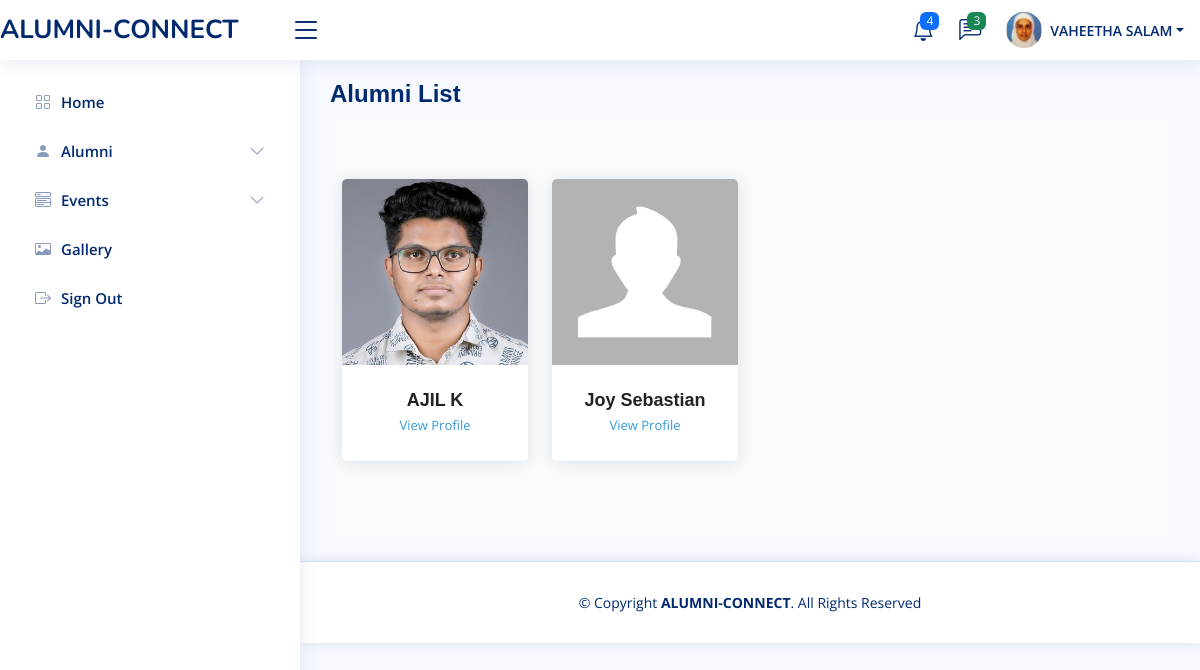
The app's page /alumnis/adminAlumniList/ (signed in) with its own data.
### alumnis/models.py (models this page shows)
class Faculty(models.Model):
  fname = models.CharField(max_length=255,default="")
  lname = models.CharField(max_length=255,default="")
  email = models.CharField(max_length=255)
  mobile = models.IntegerField(default=0)
  password = models.CharField(max_length=255)
  access = models.IntegerField(default=0)
  proPic = models.ImageField(upload_to='FacultyProPic/',default="")
  penNumber = models.IntegerField(default=0)

class AlumniProPic(models.Model):
  proPic = models.ImageField(upload_to='alumniProPic/')
  email = models.CharField(max_length=255,primary_key=True, default="")

class Alumnis(models.Model):
  fname = models.CharField(max_length=255,default="")
  lname = models.CharField(max_length=255,default="")
  email = models.CharField(max_length=255,primary_key=True)
  branch = models.CharField(max_length=255,default="")
  yoa = models.IntegerField(default=0)
  mobile = models.IntegerField(default=0)
  password = models.CharField(max_length=255)
  otp = models.IntegerField(default=0)
  verified = models.IntegerField(default=0)
  profile = models.IntegerField(default=0)

### alumnis/views.py (the view)
# urls.py: path('adminAlumniList/', views.adminAlumniList, name='adminAlumniList'),
def adminAlumniList(request):
  if 'email' in request.session:
    a=request.session.get('email')
    user = Faculty.objects.filter(email=a).values()
    alumniList =Alumnis.objects.all()
    alumniD=[]
    for i in alumniList:
      cp=AlumniProfile.objects.filter(email=i.email).count()
      ci=AlumniProPic.objects.filter(email=i.email).count()
      if int(cp)>0 and int(ci)>0:
        x=AlumniProfile.objects.get(email=i.email)
        y=AlumniProPic.objects.get(email=i.email)
        alumniD.append([i.email,i.fname,i.lname,x.linkedID,y.proPic])
      elif int(cp)>0 and int(ci)==0:
        x=AlumniProfile.objects.get(email=i.email)
        alumniD.append([i.email,i.fname,i.lname,x.linkedID,0])
    template = loader.get_template('AdminAlumniList.html')
    context = {
    'myFaculty': user,'alumniList': alumniD,
  }
    return HttpResponse(template.render(context, request))
  else:
    return redirect('index')

### alumnis/templates/AdminAlumniList.html (shortened to what this page needs)
<!DOCTYPE html>
<html lang="en">
<head>
    {% load static %}
  <link href="{% static 'assets2/vendor/bootstrap/css/bootstrap.min.css' %}" rel="stylesheet">
  <link href="{% static 'assets2/vendor/bootstrap-icons/bootstrap-icons.css' %}" rel="stylesheet">
  <link href="{% static 'assets2/vendor/boxicons/css/boxicons.min.css' %}" rel="stylesheet">
  <link href="{% static 'assets2/vendor/quill/quill.snow.css' %}" rel="stylesheet">
  <link href="{% static 'assets2/vendor/quill/quill.bubble.css' %}" rel="stylesheet">
  <link href="{% static 'assets2/vendor/remixicon/remixicon.css' %}" rel="stylesheet">
  <link href="{% static 'assets2/vendor/simple-datatables/style.css' %}" rel="stylesheet">
  <link href="{% static 'assets2/css/style.css' %}" rel="stylesheet">
  <link href="{% static 'assets/css/style.css' %}" rel="stylesheet">
</head>
<body>
  {% if myFaculty.0.access %}
    {% include 'AdminHeader.html' %}
    {% include 'AdminSidebar.html' %}
  {% else %}
    {% include 'FacultyHeader.html' %}
    {% include 'FacultySidebar.html' %}
  {% endif %}
  <main id="main" class="main">
    <div class="pagetitle">
      <h1>Alumni List</h1>
    </div>
    <section id="team" class="team section-bg">
      <div class="container">
        <div class="row">
          {% for i in alumniList %}
            <div class="col-lg-3 col-md-6 d-flex align-items-stretch">
              <div class="member" data-aos="fade-up" data-aos-delay="400">
                <div class="member-img">
                  {% if i.4 %}
                  <img src="{% static 'media/' %}{{ i.4 }}" class="img-fluid" alt="">
                  {% else %}
                  <img src="{% static 'assets2/img/profile-img.jpg' %}" class="img-fluid" alt="">
                  {% endif %}
                </div>
                <div class="member-info">
                  <h4>{{ i.1 }} {{ i.2 }}</h4>
                  <span><a href="../viewAlumni/{{ i.0 }}">View Profile</a></span>
                </div>
              </div>
            </div>
          {% endfor %}
        </div>
      </div>
    </section>
</main>
  <footer id="footer" class="footer">
    <div class="copyright">
      &copy; Copyright <strong><span>ALUMNI-CONNECT</span></strong>. All Rights Reserved
    </div>
  </footer>
</body>
</html>

### alumnis/templates/AdminHeader.html (shortened to what this page needs)
  {% load static %}
<header id="header" class="header fixed-top d-flex align-items-center">
    <div class="d-flex align-items-center justify-content-between">
      <a href="../" class="logo d-flex align-items-center">
        <span class="d-none d-lg-block">ALUMNI-CONNECT</span>
      </a>
      <i class="bi bi-list toggle-sidebar-btn"></i>
    </div>
    <nav class="header-nav ms-auto">
      <ul class="d-flex align-items-center">
        <li class="nav-item dropdown">
          <a class="nav-link nav-icon" href="#" data-bs-toggle="dropdown">
            <i class="bi bi-bell"></i>
            <span class="badge bg-primary badge-number">4</span>
          </a>
        </li>
        <li class="nav-item dropdown">
          <a class="nav-link nav-icon" href="#" data-bs-toggle="dropdown">
            <i class="bi bi-chat-left-text"></i>
            <span class="badge bg-success badge-number">3</span>
          </a>
        </li>
        <li class="nav-item dropdown pe-3">
          <a class="nav-link nav-profile d-flex align-items-center pe-0" href="#" data-bs-toggle="dropdown">
            {% if myFaculty.0.proPic %}
              <img src="{% static 'media/' %}{{ myFaculty.0.proPic }}" alt="Profile" class="rounded-circle">
            {% else %}
              <img src="{% static 'assets2/img/profile-img.jpg' %}" alt="Profile" class="rounded-circle">
            {% endif %}
            <span class="d-none d-md-block dropdown-toggle ps-2">{{ myFaculty.0.fname | upper }} {{ myFaculty.0.lname | upper }}</span>
          </a>
        </li>
      </ul>
    </nav>
  </header>

### alumnis/templates/AdminSidebar.html (shortened to what this page needs)
{% load static %}
<aside id="sidebar" class="sidebar">
    <ul class="sidebar-nav" id="sidebar-nav">
      <li class="nav-item">
        <a class="nav-link collapsed" href="../AdminView">
          <i class="bi bi-grid"></i>
          <span>Home</span>
        </a>
      </li>
      <li class="nav-item">
        <a class="nav-link collapsed" data-bs-target="#components-nav2" data-bs-toggle="collapse" href="#">
          <i class="bi bi-person-fill"></i><span>Alumni</span><i class="bi bi-chevron-down ms-auto"></i>
        </a>
      </li>
      <li class="nav-item">
        <a class="nav-link collapsed" data-bs-target="#components-nav" data-bs-toggle="collapse" href="#">
          <i class="bi bi-menu-button-wide"></i><span>Events</span><i class="bi bi-chevron-down ms-auto"></i>
        </a>
      </li>
      <li class="nav-item">
        <a class="nav-link collapsed" href="../facultyGallery">
          <i class="bi bi-card-image"></i>
          <span>Gallery</span>
        </a>
      </li>
      <li class="nav-item">
        <a class="nav-link collapsed" data-bs-toggle="modal" data-bs-target="#signout">
          <i class="bi bi-box-arrow-right"></i>
          <span>Sign Out</span>
        </a>
      </li>
    </ul>
  </aside>

### alumnis/static/assets2/css/style.css (style rules this page uses)
:root { scroll-behavior: smooth; }
body { font-family: "Open Sans", sans-serif; background: #f6f9ff; color: #444444; }
a { color: #4154f1; text-decoration: none; }
h1, h2, h3, h4, h5, h6 { font-family: "Nunito", sans-serif; }
#main { margin-top: 60px; padding: 20px 30px; transition: all 0.3s; }
.pagetitle { margin-bottom: 10px; }
.pagetitle h1 { font-size: 24px; margin-bottom: 0; font-weight: 600; color: #012970; }
.logo { line-height: 1; }
@media (min-width: 1200px) { .logo { width: 280px; } }
.logo span { font-size: 26px; font-weight: 700; color: #012970; font-family: "Nunito", sans-serif; }
.header { transition: all 0.5s; z-index: 997; height: 60px; box-shadow: 0px 2px 20px rgba(1, 41, 112, 0.1); background-color: #fff; padding-left: 20px; }
.header .toggle-sidebar-btn { font-size: 32px; padding-left: 10px; cursor: pointer; color: #012970; }
.header-nav ul { list-style: none; }
.header-nav>ul { margin: 0; padding: 0; }
.header-nav .nav-icon { font-size: 22px; color: #012970; margin-right: 25px; position: relative; }
.header-nav .nav-profile { color: #012970; }
.header-nav .nav-profile img { max-height: 36px; }
.header-nav .nav-profile span { font-size: 14px; font-weight: 600; }
.header-nav .badge-number { position: absolute; inset: -2px -5px auto auto; font-weight: normal; font-size: 12px; padding: 3px 6px; }
.sidebar { position: fixed; top: 60px; left: 0; bottom: 0; width: 300px; z-index: 996; transition: all 0.3s; padding: 20px; overflow-y: auto; scrollbar-width: thin; scrollbar-color: #aab7cf transparent; box-shadow: 0px 0px 20px rgba(1, 41, 112, 0.1); background-color: #fff; }
@media (min-width: 1200px) { #main, #footer { margin-left: 300px; } }
.sidebar-nav { padding: 0; margin: 0; list-style: none; }
.sidebar-nav li { padding: 0; margin: 0; list-style: none; }
.sidebar-nav .nav-item { margin-bottom: 5px; }
.sidebar-nav .nav-link { display: flex; align-items: center; font-size: 15px; font-weight: 600; color: #4154f1; transition: 0.3; background: #f6f9ff; padding: 10px 15px; border-radius: 4px; }
.sidebar-nav .nav-link i { font-size: 16px; margin-right: 10px; color: #4154f1; }
.sidebar-nav .nav-link.collapsed { color: #012970; background: #fff; }
.sidebar-nav .nav-link.collapsed i { color: #899bbd; }
.sidebar-nav .nav-link .bi-chevron-down { margin-right: 0; transition: transform 0.2s ease-in-out; }
.footer { padding: 20px 0; font-size: 14px; transition: all 0.3s; border-top: 1px solid #cddfff; }
.footer .copyright { text-align: center; color: #012970; }

### alumnis/static/assets/css/style.css (style rules this page uses)
body { font-family: "Open Sans", sans-serif; color: #444444; }
a { color: #3498db; text-decoration: none; }
h1 { font-family: Verdana, Geneva, Tahoma, sans-serif; }
h2, h3, h4, h5, h6 { font-family: "Raleway", sans-serif; }
#header { z-index: 997; transition: all 0.5s; padding: 22px 0; background: #fff; }
section { padding: 60px 0; overflow: hidden; }
.section-bg { background-color: #f7fbfe; }
.team .member { margin-bottom: 20px; overflow: hidden; text-align: center; border-radius: 5px; background: #fff; box-shadow: 0px 2px 15px rgba(0, 0, 0, 0.1); }
.team .member .member-img { position: relative; overflow: hidden; }
.team .member .member-info { padding: 25px 15px; }
.team .member .member-info h4 { font-weight: 700; margin-bottom: 5px; font-size: 18px; color: #222222; }
.team .member .member-info span { display: block; font-size: 13px; font-weight: 400; color: #aaaaaa; }
#footer { background: #fff; box-shadow: 0px 0px 12px 0px rgba(0, 0, 0, 0.1); padding: 30px 0; color: #222222; font-size: 14px; }

### records on screen
Faculty: proPic (picture), fname "VAHEETHA", lname "SALAM"
AlumniProPic: proPic (picture)
Alumnis: fname "AJIL"
Alumnis: fname "Joy", lname "Sebastian"

### other values on screen
{{ i.2 }} "K"
